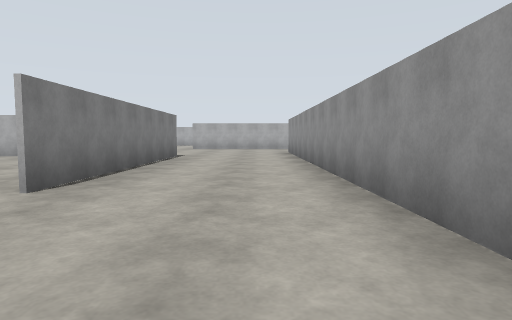
view 1 (above)

24 first-person views from a walk through a world built for the Gazebo simulator. The camera is 1.2 m above the floor, tilts 4° down and sees 75° across. The floor is counted in squares, 2.5 m on a side. Each view is taken from the middle of a square. On the plan, view 1 faces up. The plan holds only what a view shows up to about 9 squares ahead; the rest is blank. The place goes on beyond the plan.

view 2
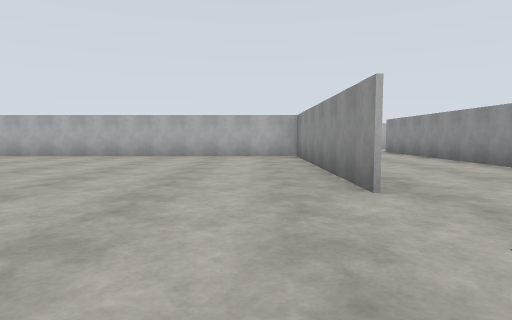

view 3
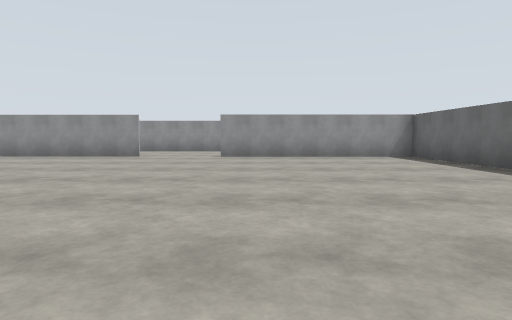

view 4
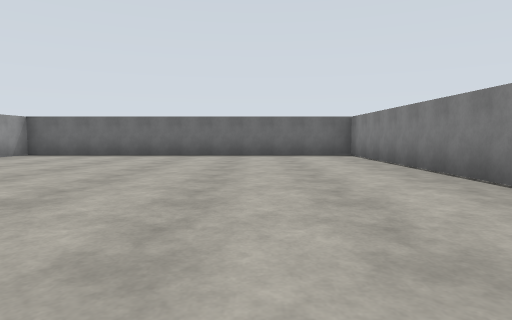

view 5
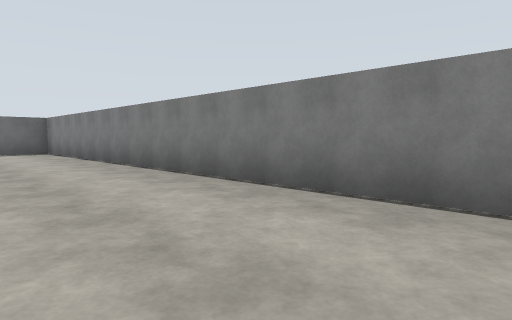

view 6
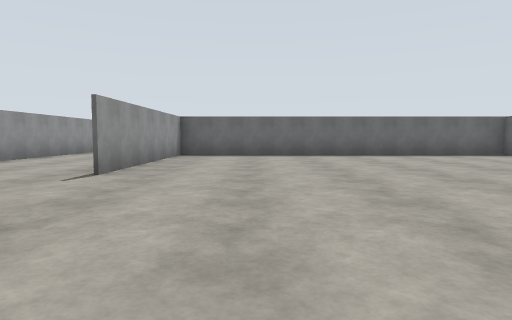

view 7
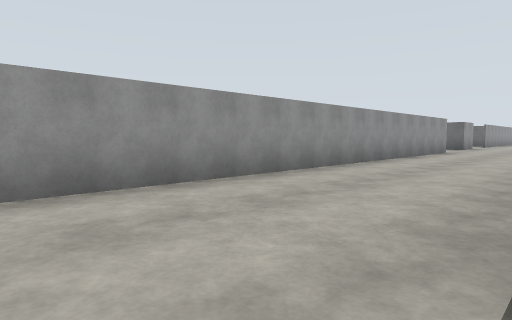

view 8
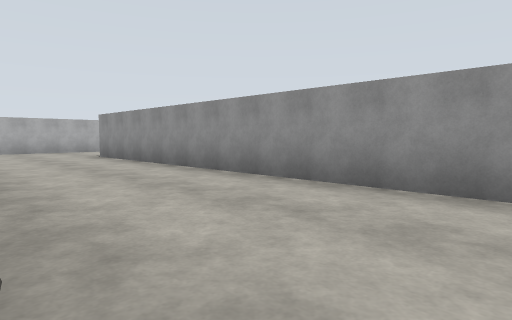

view 9
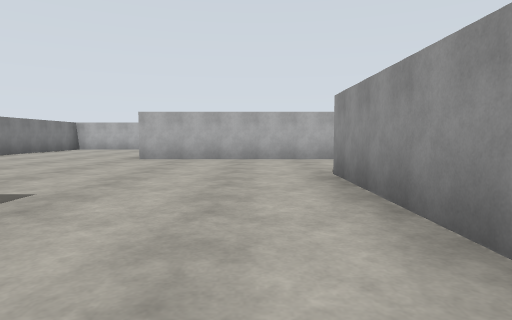

view 10
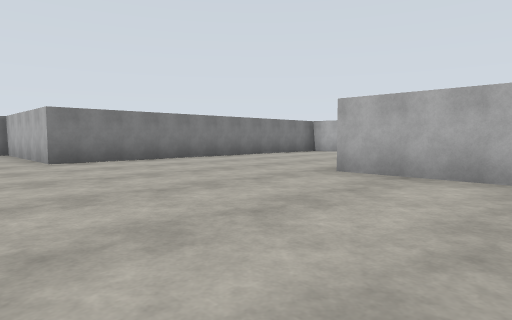

view 11
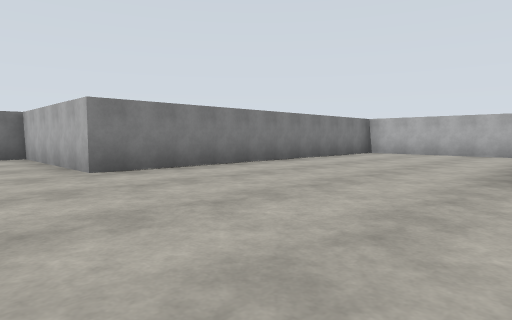

view 12
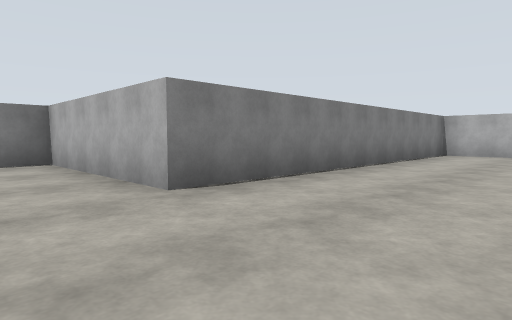

view 13
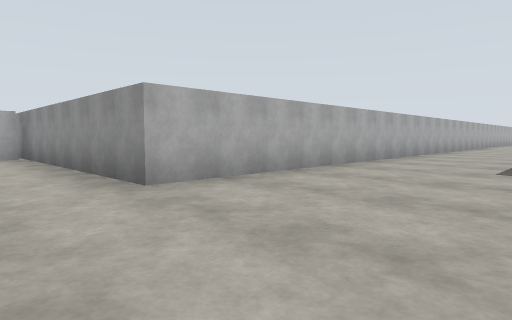

view 14
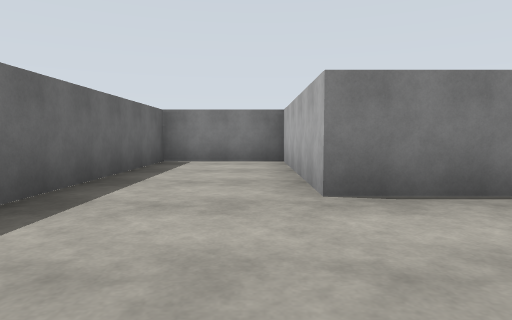

view 15
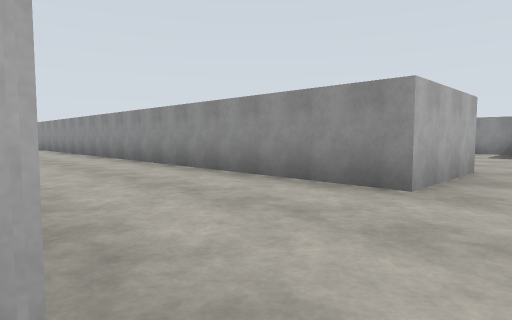

view 16
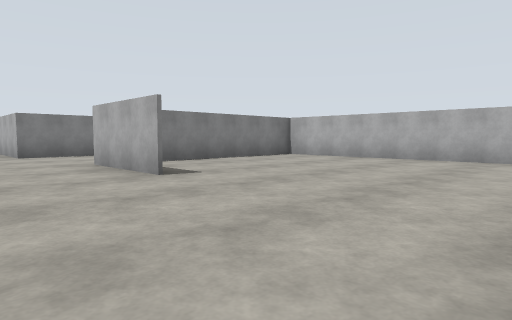

view 17
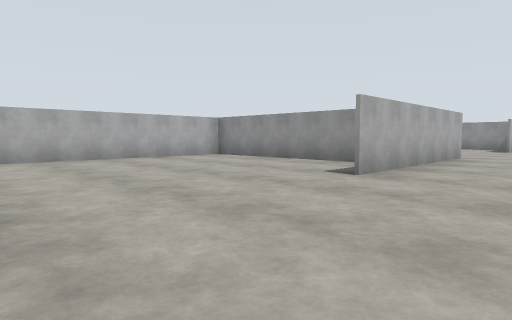

view 18
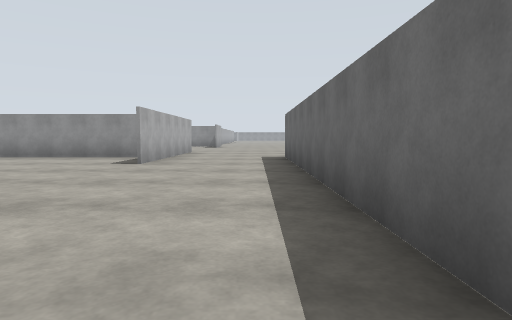

view 19
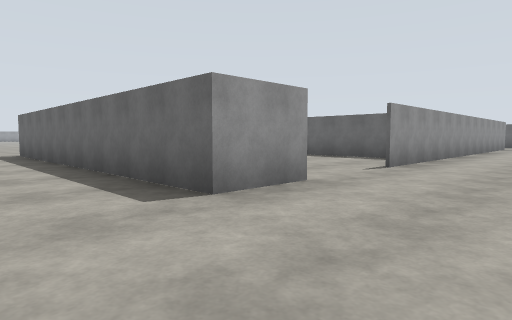

view 20
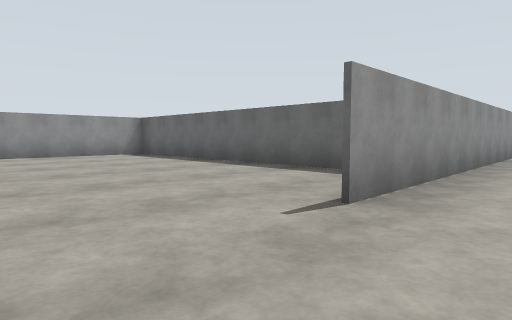

view 21
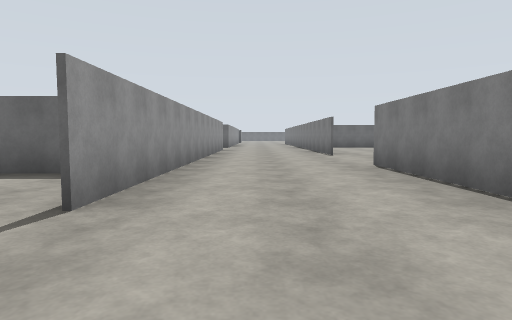

view 22
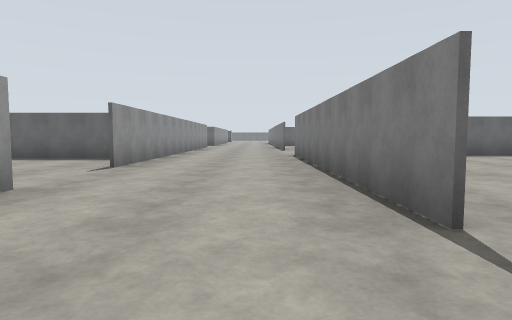

view 23
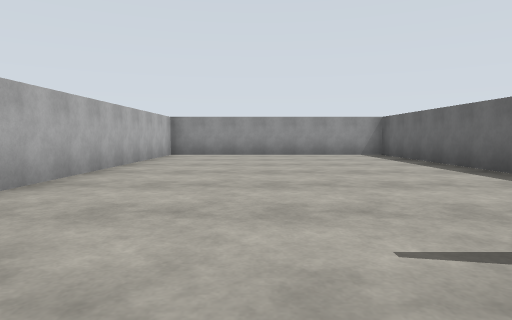

view 24
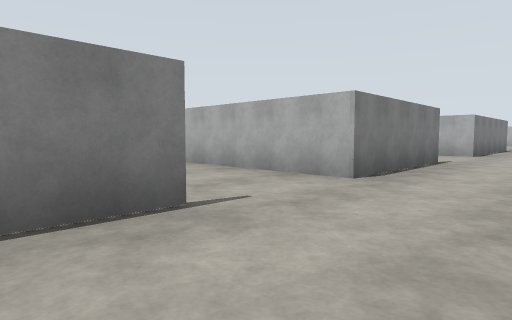

### Floor plan
Points are (right, up) in squares from view 1. A wall is a line through its corners. A room is listed if a view was taken in it or the views show most of it. See-through windows are left out.
Room 1 (views 1, 7, 8, 9, 10, 11, 12, 13, 14)
walls: (-2, 8.2) (-2, 2.8); (0.4, 13.1) (-2.5, 13.1) (-2.5, 19.2); (-10.5, 8.2) (-6.2, 8.2); (-2.5, 18.4) (-6.6, 18.4) (-6.6, 10.5) (-10.5, 10.5) (-10.5, 8); (-2, -2.1) (-2, -3.8); (-2, -6.1) (-2, -9.5); (1, -8.9) (1, 10.4)
ways out: opening at (-2, 1.5) to room 2; opening at (-0.5, -10) to room 3; opening at (-2, -5.5); opening at (1.5, 11.5)
Room 2 (views 2, 3, 4, 5, 6)
walls: (-2, 2.8) (-2, 8.1) (-9.2, 8.1); (-10.5, 8) (-10.5, -3.7) (-2, -3.7) (-2, 0.9)
ways out: opening at (-2, 1.5) to room 1
Room 3 (views 15, 17, 18, 19, 22)
walls: (3.3, -8.9) (1, -8.9); (1.2, -11.7) (5.6, -11.7); (8.8, -8.6) (8.8, -3.8) (1.4, -3.8); (1.1, -4.1) (1.1, -7.8)
ways out: opening at (-0.5, -10) to room 1; opening at (6.5, -10.5) to room 4; opening at (-0.5, -12) to room 5; opening at (-2, -10.5)
Room 4 (view 16)
walls: (11.5, -8.9) (6.8, -8.9); (5.6, -11.7) (9, -11.7)
ways out: opening at (6.5, -10.5) to room 3; opening at (12.5, -9)
Room 5 (views 20, 21, 23, 24)
walls: (2.1, -17.3) (8.8, -17.3) (8.8, -11.7) (2.9, -11.7); (1.2, -13) (1.2, -11.7); (1.2, -18.5) (1.2, -15.1); (-2, -11.6) (-2, -18.5)
ways out: opening at (-0.5, -12) to room 3

Positions as (right, up) in squares from view 1, and headings:
1: (0, 0), facing up
2: (-3, 0), facing up
3: (-10, 0), facing right
4: (-8, 5), facing down
5: (-8, 7), facing down-left
6: (-4, 5), facing down
7: (-2, 2), facing down-right
8: (-2, 2), facing up-right
9: (0, 6), facing up
10: (0, 9), facing up-left
11: (-2, 9), facing up-left
12: (-4, 9), facing up-left
13: (-4, 10), facing up-right
14: (-4, 10), facing left
15: (-2, -10), facing up-right
16: (7, -11), facing up-left
17: (3, -11), facing up-right
18: (1, -11), facing right
19: (-1, -10), facing down-right
20: (0, -13), facing down-right
21: (0, -13), facing down
22: (-1, -10), facing down
23: (0, -14), facing right
24: (0, -13), facing up-left
